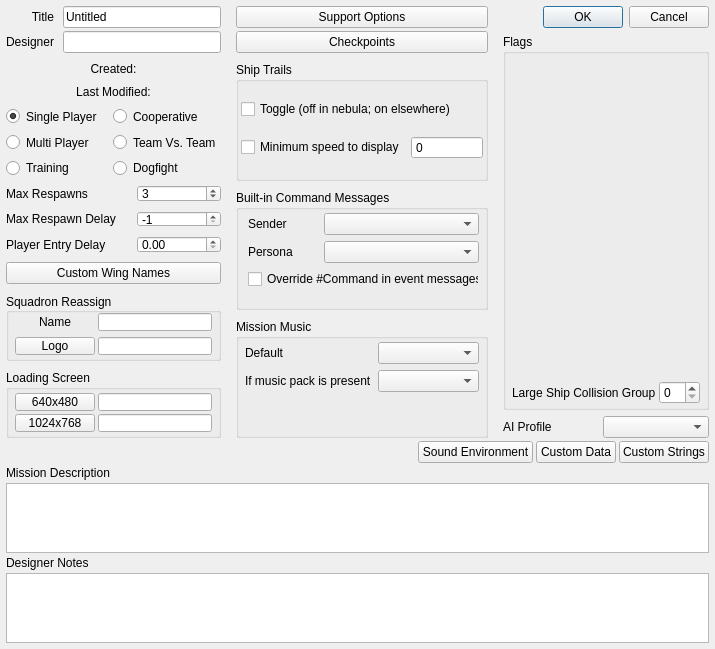
<?xml version="1.0" encoding="UTF-8"?>
<ui version="4.0">
 <class>fso::fred::dialogs::MissionSpecDialog</class>
 <widget class="QDialog" name="fso::fred::dialogs::MissionSpecDialog">
  <property name="windowModality">
   <enum>Qt::WindowModal</enum>
  </property>
  <property name="geometry">
   <rect>
    <x>0</x>
    <y>0</y>
    <width>715</width>
    <height>649</height>
   </rect>
  </property>
  <property name="minimumSize">
   <size>
    <width>715</width>
    <height>595</height>
   </size>
  </property>
  <property name="focusPolicy">
   <enum>Qt::NoFocus</enum>
  </property>
  <property name="windowTitle">
   <string>Mission Specs</string>
  </property>
  <layout class="QGridLayout" name="gridLayout_7">
   <property name="leftMargin">
    <number>6</number>
   </property>
   <property name="topMargin">
    <number>6</number>
   </property>
   <property name="rightMargin">
    <number>6</number>
   </property>
   <property name="bottomMargin">
    <number>6</number>
   </property>
   <property name="horizontalSpacing">
    <number>15</number>
   </property>
   <property name="verticalSpacing">
    <number>0</number>
   </property>
   <item row="0" column="0">
    <layout class="QVBoxLayout" name="leftTopLayout" stretch="0,0,0,0,0,0,0,0">
     <property name="spacing">
      <number>9</number>
     </property>
     <item>
      <layout class="QGridLayout" name="missionInfoLayout">
       <property name="verticalSpacing">
        <number>3</number>
       </property>
       <item row="0" column="0">
        <widget class="QLabel" name="titleLabel">
         <property name="text">
          <string>Title</string>
         </property>
         <property name="alignment">
          <set>Qt::AlignRight|Qt::AlignTrailing|Qt::AlignVCenter</set>
         </property>
        </widget>
       </item>
       <item row="0" column="1">
        <widget class="QLineEdit" name="missionTitle">
         <property name="text">
          <string>Untitled</string>
         </property>
        </widget>
       </item>
       <item row="1" column="0">
        <widget class="QLabel" name="designerLabel">
         <property name="text">
          <string>Designer</string>
         </property>
         <property name="alignment">
          <set>Qt::AlignRight|Qt::AlignTrailing|Qt::AlignVCenter</set>
         </property>
        </widget>
       </item>
       <item row="1" column="1">
        <widget class="QLineEdit" name="missionDesigner"/>
       </item>
      </layout>
     </item>
     <item>
      <widget class="QLabel" name="createdLabel">
       <property name="sizePolicy">
        <sizepolicy hsizetype="Preferred" vsizetype="Fixed">
         <horstretch>0</horstretch>
         <verstretch>0</verstretch>
        </sizepolicy>
       </property>
       <property name="text">
        <string>Created:</string>
       </property>
       <property name="alignment">
        <set>Qt::AlignCenter</set>
       </property>
      </widget>
     </item>
     <item>
      <widget class="QLabel" name="modifiedLabel">
       <property name="sizePolicy">
        <sizepolicy hsizetype="Preferred" vsizetype="Fixed">
         <horstretch>0</horstretch>
         <verstretch>0</verstretch>
        </sizepolicy>
       </property>
       <property name="text">
        <string>Last Modified:</string>
       </property>
       <property name="alignment">
        <set>Qt::AlignCenter</set>
       </property>
      </widget>
     </item>
     <item>
      <layout class="QGridLayout" name="missionTypeLayout">
       <item row="0" column="0">
        <widget class="QRadioButton" name="m_type_SinglePlayer">
         <property name="text">
          <string>Single Player</string>
         </property>
         <property name="checked">
          <bool>true</bool>
         </property>
         <attribute name="buttonGroup">
          <string notr="true">mt_baseGroup</string>
         </attribute>
        </widget>
       </item>
       <item row="0" column="1">
        <widget class="QRadioButton" name="m_type_Cooperative">
         <property name="text">
          <string>Cooperative</string>
         </property>
         <property name="checkable">
          <bool>false</bool>
         </property>
         <property name="checked">
          <bool>false</bool>
         </property>
         <property name="autoExclusive">
          <bool>true</bool>
         </property>
         <attribute name="buttonGroup">
          <string notr="true">mt_multiGroup</string>
         </attribute>
        </widget>
       </item>
       <item row="1" column="0">
        <widget class="QRadioButton" name="m_type_MultiPlayer">
         <property name="text">
          <string>Multi Player</string>
         </property>
         <attribute name="buttonGroup">
          <string notr="true">mt_baseGroup</string>
         </attribute>
        </widget>
       </item>
       <item row="1" column="1">
        <widget class="QRadioButton" name="m_type_TeamVsTeam">
         <property name="text">
          <string>Team Vs. Team</string>
         </property>
         <property name="checkable">
          <bool>false</bool>
         </property>
         <attribute name="buttonGroup">
          <string notr="true">mt_multiGroup</string>
         </attribute>
        </widget>
       </item>
       <item row="2" column="0">
        <widget class="QRadioButton" name="m_type_Training">
         <property name="text">
          <string>Training</string>
         </property>
         <attribute name="buttonGroup">
          <string notr="true">mt_baseGroup</string>
         </attribute>
        </widget>
       </item>
       <item row="2" column="1">
        <widget class="QRadioButton" name="m_type_Dogfight">
         <property name="text">
          <string>Dogfight</string>
         </property>
         <property name="checkable">
          <bool>false</bool>
         </property>
         <attribute name="buttonGroup">
          <string notr="true">mt_multiGroup</string>
         </attribute>
        </widget>
       </item>
      </layout>
     </item>
     <item>
      <layout class="QFormLayout" name="missionDetailsForm">
       <property name="horizontalSpacing">
        <number>21</number>
       </property>
       <property name="rightMargin">
        <number>0</number>
       </property>
       <item row="0" column="0">
        <widget class="QLabel" name="maxRespawnLabel">
         <property name="text">
          <string>Max Respawns</string>
         </property>
        </widget>
       </item>
       <item row="0" column="1">
        <widget class="QSpinBox" name="maxRespawnCount">
         <property name="sizePolicy">
          <sizepolicy hsizetype="MinimumExpanding" vsizetype="Fixed">
           <horstretch>0</horstretch>
           <verstretch>0</verstretch>
          </sizepolicy>
         </property>
         <property name="maximum">
          <number>16777215</number>
         </property>
         <property name="value">
          <number>3</number>
         </property>
        </widget>
       </item>
       <item row="1" column="0">
        <widget class="QLabel" name="respawnDelayLabel">
         <property name="text">
          <string>Max Respawn Delay</string>
         </property>
        </widget>
       </item>
       <item row="1" column="1">
        <widget class="QSpinBox" name="respawnDelayCount">
         <property name="sizePolicy">
          <sizepolicy hsizetype="MinimumExpanding" vsizetype="Fixed">
           <horstretch>0</horstretch>
           <verstretch>0</verstretch>
          </sizepolicy>
         </property>
         <property name="minimum">
          <number>-1</number>
         </property>
         <property name="maximum">
          <number>16777215</number>
         </property>
         <property name="value">
          <number>-1</number>
         </property>
        </widget>
       </item>
       <item row="2" column="0">
        <widget class="QLabel" name="playerEntryDelayLabel">
         <property name="text">
          <string>Player Entry Delay</string>
         </property>
        </widget>
       </item>
       <item row="2" column="1">
        <widget class="QDoubleSpinBox" name="playerEntryDelayDoubleSpinBox">
         <property name="maximum">
          <double>16777215.000000000000000</double>
         </property>
        </widget>
       </item>
      </layout>
     </item>
     <item>
      <widget class="QPushButton" name="customWingNameButton">
       <property name="text">
        <string>Custom Wing Names</string>
       </property>
       <property name="checkable">
        <bool>false</bool>
       </property>
       <property name="autoDefault">
        <bool>false</bool>
       </property>
      </widget>
     </item>
     <item>
      <widget class="QGroupBox" name="squadronReassignBox">
       <property name="sizePolicy">
        <sizepolicy hsizetype="Preferred" vsizetype="Preferred">
         <horstretch>0</horstretch>
         <verstretch>0</verstretch>
        </sizepolicy>
       </property>
       <property name="title">
        <string>Squadron Reassign</string>
       </property>
       <property name="alignment">
        <set>Qt::AlignLeading|Qt::AlignLeft|Qt::AlignVCenter</set>
       </property>
       <layout class="QGridLayout" name="gridLayout">
        <property name="leftMargin">
         <number>6</number>
        </property>
        <property name="topMargin">
         <number>0</number>
        </property>
        <property name="rightMargin">
         <number>6</number>
        </property>
        <property name="bottomMargin">
         <number>3</number>
        </property>
        <property name="horizontalSpacing">
         <number>3</number>
        </property>
        <property name="verticalSpacing">
         <number>6</number>
        </property>
        <item row="0" column="0">
         <widget class="QLabel" name="squadronNameLabel">
          <property name="sizePolicy">
           <sizepolicy hsizetype="Preferred" vsizetype="Fixed">
            <horstretch>0</horstretch>
            <verstretch>0</verstretch>
           </sizepolicy>
          </property>
          <property name="text">
           <string>Name</string>
          </property>
          <property name="alignment">
           <set>Qt::AlignCenter</set>
          </property>
         </widget>
        </item>
        <item row="0" column="1">
         <widget class="QLineEdit" name="squadronName"/>
        </item>
        <item row="1" column="0">
         <widget class="QPushButton" name="squadronLogoButton">
          <property name="sizePolicy">
           <sizepolicy hsizetype="Fixed" vsizetype="Fixed">
            <horstretch>0</horstretch>
            <verstretch>0</verstretch>
           </sizepolicy>
          </property>
          <property name="text">
           <string>Logo</string>
          </property>
         </widget>
        </item>
        <item row="1" column="1">
         <widget class="QLineEdit" name="squadronLogo">
         </widget>
        </item>
       </layout>
      </widget>
     </item>
     <item>
      <widget class="QGroupBox" name="loadScreenBox">
       <property name="sizePolicy">
        <sizepolicy hsizetype="Preferred" vsizetype="Preferred">
         <horstretch>0</horstretch>
         <verstretch>0</verstretch>
        </sizepolicy>
       </property>
       <property name="title">
        <string>Loading Screen</string>
       </property>
       <layout class="QGridLayout" name="gridLayout_2">
        <property name="leftMargin">
         <number>6</number>
        </property>
        <property name="topMargin">
         <number>3</number>
        </property>
        <property name="rightMargin">
         <number>6</number>
        </property>
        <property name="bottomMargin">
         <number>3</number>
        </property>
        <property name="spacing">
         <number>3</number>
        </property>
        <item row="0" column="0">
         <widget class="QPushButton" name="lowResScreenButton">
          <property name="text">
           <string>640x480</string>
          </property>
         </widget>
        </item>
        <item row="0" column="1">
         <widget class="QLineEdit" name="lowResScreen"/>
        </item>
        <item row="1" column="0">
         <widget class="QPushButton" name="highResScreenButton">
          <property name="text">
           <string>1024x768</string>
          </property>
         </widget>
        </item>
        <item row="1" column="1">
         <widget class="QLineEdit" name="highResScreen"/>
        </item>
       </layout>
      </widget>
     </item>
    </layout>
   </item>
   <item row="0" column="1">
    <layout class="QVBoxLayout" name="centerTopLayout">
     <property name="spacing">
      <number>9</number>
     </property>
     <item>
      <layout class="QVBoxLayout" name="subdialogButtonLayout">
       <property name="spacing">
        <number>3</number>
       </property>
       <item>
        <widget class="QPushButton" name="supportRearmOptionsButton">
         <property name="text">
          <string>Support Options</string>
         </property>
        </widget>
       </item>
       <item>
        <widget class="QPushButton" name="checkpointOptionsButton">
         <property name="text">
          <string>Checkpoints</string>
         </property>
        </widget>
       </item>
      </layout>
     </item>
     <item>
      <widget class="QGroupBox" name="shipTrailBox">
       <property name="title">
        <string>Ship Trails</string>
       </property>
       <layout class="QGridLayout" name="gridLayout_6">
        <property name="leftMargin">
         <number>2</number>
        </property>
        <property name="topMargin">
         <number>0</number>
        </property>
        <property name="rightMargin">
         <number>2</number>
        </property>
        <property name="bottomMargin">
         <number>0</number>
        </property>
        <property name="verticalSpacing">
         <number>0</number>
        </property>
        <item row="0" column="0" colspan="2">
         <widget class="QCheckBox" name="toggleTrail">
          <property name="text">
           <string>Toggle (off in nebula; on elsewhere)</string>
          </property>
         </widget>
        </item>
        <item row="1" column="0">
         <widget class="QCheckBox" name="toggleSpeedDisplay">
          <property name="text">
           <string>Minimum speed to display</string>
          </property>
         </widget>
        </item>
        <item row="1" column="1">
         <widget class="QSpinBox" name="minDisplaySpeed">
          <property name="sizePolicy">
           <sizepolicy hsizetype="Preferred" vsizetype="Fixed">
            <horstretch>0</horstretch>
            <verstretch>0</verstretch>
           </sizepolicy>
          </property>
          <property name="buttonSymbols">
           <enum>QAbstractSpinBox::NoButtons</enum>
          </property>
          <property name="maximum">
           <number>16777215</number>
          </property>
         </widget>
        </item>
       </layout>
      </widget>
     </item>
     <item>
      <widget class="QGroupBox" name="builtinCmdMsgBox">
       <property name="title">
        <string>Built-in Command Messages</string>
       </property>
       <layout class="QFormLayout" name="formLayout">
        <property name="horizontalSpacing">
         <number>31</number>
        </property>
        <property name="topMargin">
         <number>3</number>
        </property>
        <property name="rightMargin">
         <number>6</number>
        </property>
        <property name="bottomMargin">
         <number>6</number>
        </property>
        <item row="0" column="0">
         <widget class="QLabel" name="senderLabel">
          <property name="contextMenuPolicy">
           <enum>Qt::PreventContextMenu</enum>
          </property>
          <property name="text">
           <string>Sender</string>
          </property>
         </widget>
        </item>
        <item row="0" column="1">
         <widget class="QComboBox" name="senderCombBox"/>
        </item>
        <item row="1" column="0">
         <widget class="QLabel" name="personaLabel">
          <property name="text">
           <string>Persona</string>
          </property>
         </widget>
        </item>
        <item row="1" column="1">
         <widget class="QComboBox" name="personaComboBox"/>
        </item>
        <item row="2" column="0" colspan="2">
         <widget class="QCheckBox" name="toggleOverrideHashCommand">
          <property name="text">
           <string>Override #Command in event messages</string>
          </property>
         </widget>
        </item>
       </layout>
      </widget>
     </item>
     <item>
      <widget class="QGroupBox" name="missionMusixBox">
       <property name="title">
        <string>Mission Music</string>
       </property>
       <layout class="QFormLayout" name="formLayout_2">
        <property name="horizontalSpacing">
         <number>6</number>
        </property>
        <property name="leftMargin">
         <number>6</number>
        </property>
        <property name="topMargin">
         <number>3</number>
        </property>
        <property name="rightMargin">
         <number>6</number>
        </property>
        <property name="bottomMargin">
         <number>6</number>
        </property>
        <item row="0" column="0">
         <widget class="QLabel" name="defaultMusicLabel">
          <property name="contextMenuPolicy">
           <enum>Qt::PreventContextMenu</enum>
          </property>
          <property name="text">
           <string>Default</string>
          </property>
         </widget>
        </item>
        <item row="0" column="1">
         <widget class="QComboBox" name="defaultMusicCombo"/>
        </item>
        <item row="1" column="0">
         <widget class="QLabel" name="musicPackLabel">
          <property name="text">
           <string>If music pack is present</string>
          </property>
          <property name="alignment">
           <set>Qt::AlignLeading|Qt::AlignLeft|Qt::AlignVCenter</set>
          </property>
          <property name="wordWrap">
           <bool>true</bool>
          </property>
          <property name="margin">
           <number>0</number>
          </property>
         </widget>
        </item>
        <item row="1" column="1">
         <widget class="QComboBox" name="musicPackCombo"/>
        </item>
       </layout>
      </widget>
     </item>
    </layout>
   </item>
   <item row="0" column="2">
    <layout class="QVBoxLayout" name="rightTopLayout" stretch="0,1,0">
     <property name="spacing">
      <number>6</number>
     </property>
     <item>
      <layout class="QHBoxLayout" name="dialogButtonLayout">
       <item>
        <spacer name="dialogButtonSpacer">
         <property name="orientation">
          <enum>Qt::Horizontal</enum>
         </property>
         <property name="sizeHint" stdset="0">
          <size>
           <width>40</width>
           <height>20</height>
          </size>
         </property>
        </spacer>
       </item>
       <item>
        <widget class="QDialogButtonBox" name="okAndCancelButtons">
         <property name="sizePolicy">
          <sizepolicy hsizetype="Fixed" vsizetype="Fixed">
           <horstretch>0</horstretch>
           <verstretch>0</verstretch>
          </sizepolicy>
         </property>
         <property name="standardButtons">
          <set>QDialogButtonBox::Cancel|QDialogButtonBox::Ok</set>
         </property>
        </widget>
       </item>
      </layout>
     </item>
     <item>
      <widget class="QGroupBox" name="missionFlagLayout">
       <property name="title">
        <string>Flags</string>
       </property>
       <layout class="QVBoxLayout" name="verticalLayout_5">
        <property name="spacing">
         <number>3</number>
        </property>
        <property name="leftMargin">
         <number>6</number>
        </property>
        <property name="topMargin">
         <number>3</number>
        </property>
        <property name="rightMargin">
         <number>6</number>
        </property>
        <property name="bottomMargin">
         <number>3</number>
        </property>
        <item>
         <widget class="fso::fred::FlagListWidget" name="flagList" native="true">
          <property name="sizePolicy">
           <sizepolicy hsizetype="Expanding" vsizetype="Expanding">
            <horstretch>0</horstretch>
            <verstretch>0</verstretch>
           </sizepolicy>
          </property>
          <property name="minimumSize">
           <size>
            <width>0</width>
            <height>0</height>
           </size>
          </property>
          <property name="filterVisible" stdset="0">
           <bool>true</bool>
          </property>
          <property name="toolbarVisible" stdset="0">
           <bool>true</bool>
          </property>
         </widget>
        </item>
        <item>
         <layout class="QFormLayout" name="largeShipCollisionGroupLayout">
          <property name="leftMargin">
           <number>0</number>
          </property>
          <property name="topMargin">
           <number>0</number>
          </property>
          <property name="rightMargin">
           <number>0</number>
          </property>
          <property name="bottomMargin">
           <number>0</number>
          </property>
          <item row="0" column="0">
           <widget class="QLabel" name="largeShipCollisionGroupLabel">
            <property name="text">
             <string>Large Ship Collision Group</string>
            </property>
           </widget>
          </item>
          <item row="0" column="1">
           <widget class="QSpinBox" name="largeShipCollisionGroup">
            <property name="minimum">
             <number>0</number>
            </property>
            <property name="maximum">
             <number>31</number>
            </property>
           </widget>
          </item>
         </layout>
        </item>
       </layout>
      </widget>
     </item>
     <item>
      <layout class="QFormLayout" name="aiProfileLayout">
       <property name="formAlignment">
        <set>Qt::AlignLeading|Qt::AlignLeft|Qt::AlignVCenter</set>
       </property>
       <property name="horizontalSpacing">
        <number>51</number>
       </property>
       <item row="0" column="0">
        <widget class="QLabel" name="aiProfileLabel">
         <property name="text">
          <string>AI Profile</string>
         </property>
        </widget>
       </item>
       <item row="0" column="1">
        <widget class="QComboBox" name="aiProfileCombo"/>
       </item>
      </layout>
     </item>
    </layout>
   </item>
   <item row="1" column="0" colspan="3">
    <layout class="QVBoxLayout" name="missionDescLayout">
     <property name="spacing">
      <number>3</number>
     </property>
     <property name="topMargin">
      <number>3</number>
     </property>
     <item>
      <layout class="QHBoxLayout" name="horizontalLayout">
       <item>
        <spacer name="horizontalSpacer">
         <property name="orientation">
          <enum>Qt::Horizontal</enum>
         </property>
         <property name="sizeHint" stdset="0">
          <size>
           <width>40</width>
           <height>20</height>
          </size>
         </property>
        </spacer>
       </item>
       <item>
        <widget class="QPushButton" name="soundEnvButton">
         <property name="sizePolicy">
          <sizepolicy hsizetype="Minimum" vsizetype="Fixed">
           <horstretch>0</horstretch>
           <verstretch>0</verstretch>
          </sizepolicy>
         </property>
         <property name="text">
          <string>Sound Environment</string>
         </property>
        </widget>
       </item>
       <item>
        <widget class="QPushButton" name="customDataButton">
         <property name="text">
          <string>Custom Data</string>
         </property>
        </widget>
       </item>
       <item>
        <widget class="QPushButton" name="customStringsButton">
         <property name="text">
          <string>Custom Strings</string>
         </property>
        </widget>
       </item>
      </layout>
     </item>
     <item>
      <widget class="QLabel" name="missionDescLabel">
       <property name="text">
        <string>Mission Description</string>
       </property>
      </widget>
     </item>
     <item>
      <widget class="QPlainTextEdit" name="missionDescEditor">
       <property name="overwriteMode">
        <bool>false</bool>
       </property>
       <property name="textInteractionFlags">
        <set>Qt::TextEditorInteraction</set>
       </property>
      </widget>
     </item>
    </layout>
   </item>
   <item row="2" column="0" colspan="3">
    <layout class="QVBoxLayout" name="designerNoteLayout">
     <property name="spacing">
      <number>3</number>
     </property>
     <property name="topMargin">
      <number>3</number>
     </property>
     <item>
      <widget class="QLabel" name="designerNoteLabel">
       <property name="text">
        <string>Designer Notes</string>
       </property>
      </widget>
     </item>
     <item>
      <widget class="QPlainTextEdit" name="designerNoteEditor"/>
     </item>
    </layout>
   </item>
  </layout>
 </widget>
 <customwidgets>
  <customwidget>
   <class>fso::fred::FlagListWidget</class>
   <extends>QWidget</extends>
   <header>ui/widgets/FlagList.h</header>
   <container>1</container>
  </customwidget>
 </customwidgets>
 <resources/>
 <connections/>
 <buttongroups>
  <buttongroup name="mt_baseGroup"/>
  <buttongroup name="mt_multiGroup"/>
 </buttongroups>
</ui>
